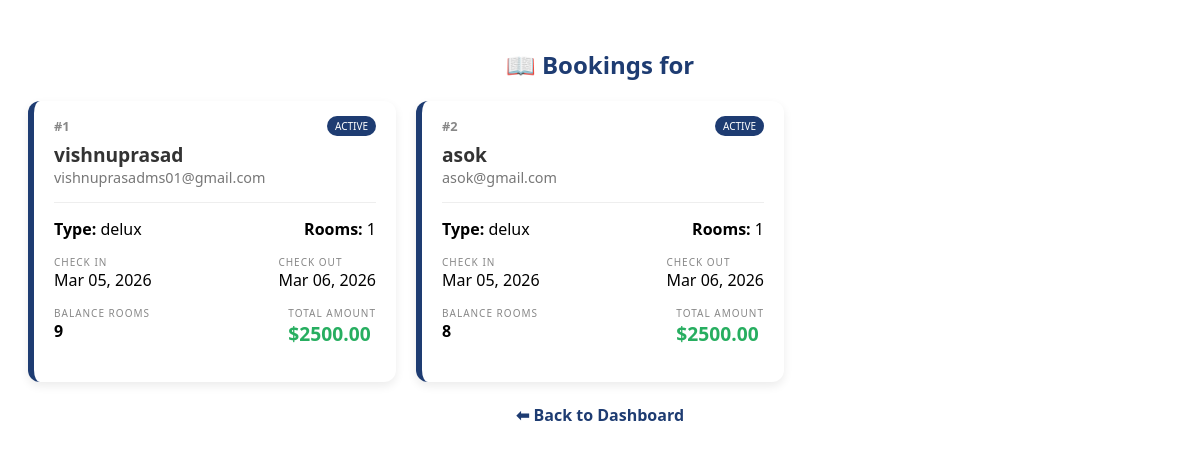
Page /hotel/dashboard/bookings/ (signed in) on the committed database.
### booking/models.py (models this page shows, shortened)
class Hotelbooking(models.Model):
    ROOM_CHOICES = (
        ('Normal', 'Normal'),
        ('2 star', '2 star'),
        ('5 star', '5 star'),
        ('delux', 'delux'),
    )
    user = models.ForeignKey(User, on_delete=models.CASCADE, related_name='bookings')
    hotel=models.ForeignKey(Hotel,on_delete=models.CASCADE,default=1)
    rooms=models.ForeignKey(Room,on_delete=models.CASCADE,default=1)
    assigned_room = models.ForeignKey(RoomNumber, on_delete=models.SET_NULL, null=True)
    room_type=models.CharField(max_length=100, choices=ROOM_CHOICES , default='Normal')
    name =models.CharField(max_length=100)
    email = models.EmailField()
    count = models.IntegerField()
    check_in = models.DateField()
    check_out = models.DateField()
    is_available =models.BooleanField(default=True)
    balance_rooms=models.IntegerField(default=0)
    total_amount=models.DecimalField (max_digits=10,decimal_places=2,default=0)

### booking/views.py (the view)
# urls.py: path('hotel/dashboard/bookings/',hotel_bookings_dashboard, name='hotel_bookings_dashboard'),
def hotel_bookings_dashboard(request):
    hotel_id = request.session.get('hotel_id')
    if not hotel_id:
        return redirect('hotels_login')
    bookings = Hotelbooking.objects.filter(hotel_id=hotel_id)
    return render(request, 'hotel_booking_dashboard.html', {
        'bookings': bookings
    })

### templates/hotel_booking_dashboard.html (shortened to what this page needs)
<div class="container" style="padding: 20px; font-family: 'Segoe UI', sans-serif;">
    <h2 style="text-align: center; color: #1e3c72;">📖 Bookings for {{ hotel.name }}</h2>
    <div class="booking-grid">
        {% now "Y-m-d" as today_str %}
        {% for booking in bookings %}
        <div class="booking-card {% if booking.check_out|date:'Y-m-d' < today_str %}expired{% endif %}">
            <div class="card-header">
                <span class="booking-id">#{{ booking.id }}</span>
                <span class="status-badge">
                    {% if booking.check_out|date:'Y-m-d' < today_str %}
                        Completed
                    {% else %}
                        Active
                    {% endif %}
                </span>
            </div>
            <div class="card-body">
                <div class="guest-name">{{ booking.name }}</div>
                <div class="guest-email">{{ booking.email }}</div>
                <hr>
                <div class="details-row">
                    <span><strong>Type:</strong> {{ booking.room_type }}</span>
                    <span><strong>Rooms:</strong> {{ booking.count }}</span>
                </div>
                <div class="date-row">
                    <div class="date-box">
                        <small>Check In</small>
                        <div>{{ booking.check_in|date:"M d, Y" }}</div>
                    </div>
                    <div class="date-box">
                        <small>Check Out</small>
                        <div>{{ booking.check_out|date:"M d, Y" }}</div>
                    </div>
                </div>
                <div class="financial-row">
                    <div>
                        <small>Balance Rooms</small>
                        <div class="val">{{ booking.balance_rooms }}</div>
                    </div>
                    <div>
                        <small>Total Amount</small>
                        <div class="val" style="color: #27ae60; font-size: 1.2rem;">${{ booking.total_amount }}</div>
                    </div>
                </div>
            </div>
        </div>
        {% empty %}
        <p style="text-align: center; width: 100%;">No bookings found for this hotel.</p>
        {% endfor %}
    </div>
    <br>
    <div style="text-align: center;">
        <a href="{% url 'hotel_dashboard' %}" style="text-decoration: none; color: #1e3c72; font-weight: bold;">
            ⬅ Back to Dashboard
        </a>
    </div>
</div>

### templates/hotel_booking_dashboard.html (style rules this page uses)
.booking-grid { display: grid; grid-template-columns: repeat(auto-fill, minmax(300px, 1fr)); gap: 20px; max-width: 1200px; margin: auto; }
.booking-card { background: white; border-radius: 12px; box-shadow: 0 4px 10px rgba(0,0,0,0.08); border-left: 6px solid #1e3c72; transition: 0.3s; }
.card-header { padding: 15px 20px 5px; display: flex; justify-content: space-between; align-items: center; }
.booking-id { font-size: 0.8rem; color: #888; font-weight: bold; }
.status-badge { background: #1e3c72; color: white; font-size: 10px; padding: 3px 8px; border-radius: 20px; text-transform: uppercase; }
.card-body { padding: 0 20px 20px; }
.guest-name { font-size: 1.2rem; font-weight: bold; color: #333; }
.guest-email { font-size: 0.9rem; color: #777; margin-bottom: 10px; }
.details-row, .date-row, .financial-row { display: flex; justify-content: space-between; margin: 15px 0; }
.date-box small, .financial-row small { display: block; color: #888; text-transform: uppercase; font-size: 10px; letter-spacing: 1px; }
.val { font-weight: bold; }
hr { border: 0; border-top: 1px solid #eee; margin: 15px 0; }

### rows in the picture
Hotelbooking: id "1", shows "ACTIVE", name "vishnuprasad", email "vishnuprasadms01@gmail.com", room_type "delux", count "1", check_in "Mar 05, 2026", check_out "Mar 06, 2026", balance_rooms "9", total_amount "2500.00"
Hotelbooking: id "2", shows "ACTIVE", name "asok", email "asok@gmail.com", room_type "delux", count "1", check_in "Mar 05, 2026", check_out "Mar 06, 2026", balance_rooms "8", total_amount "2500.00"
